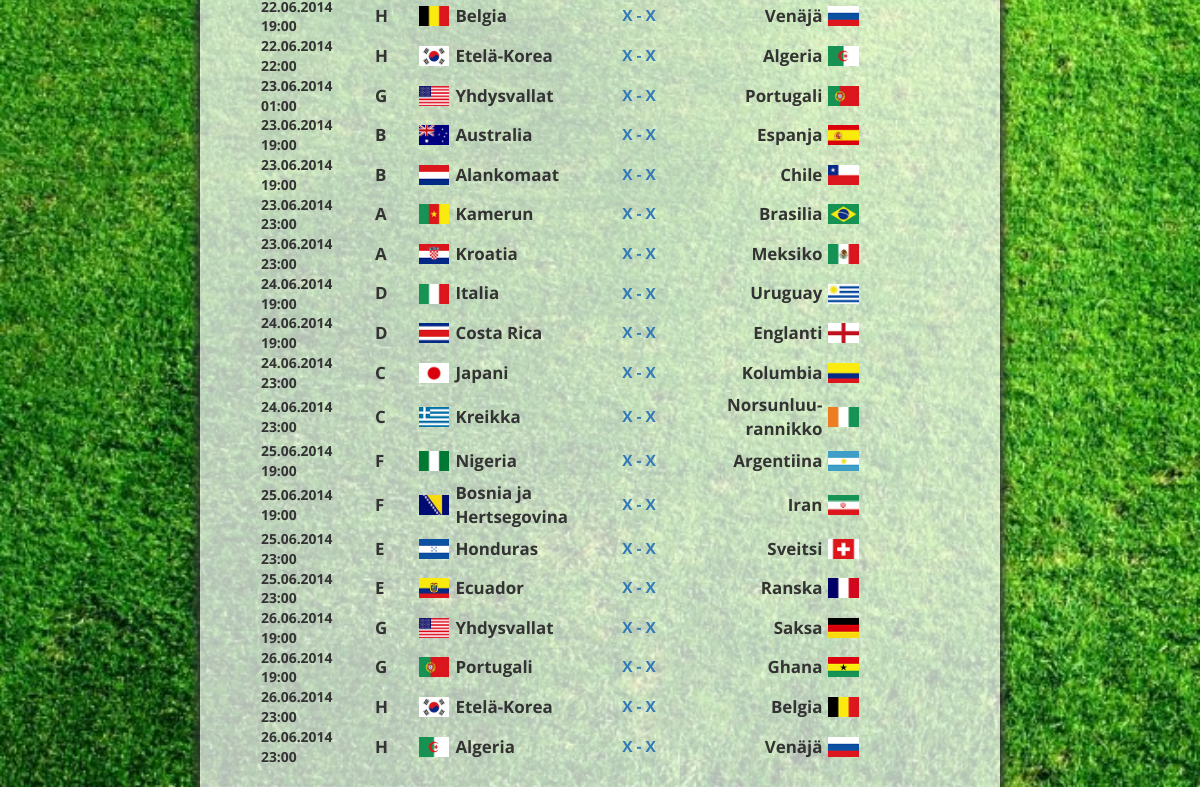
Page /allmatches/ (signed in, lower part) on the earlier database version.
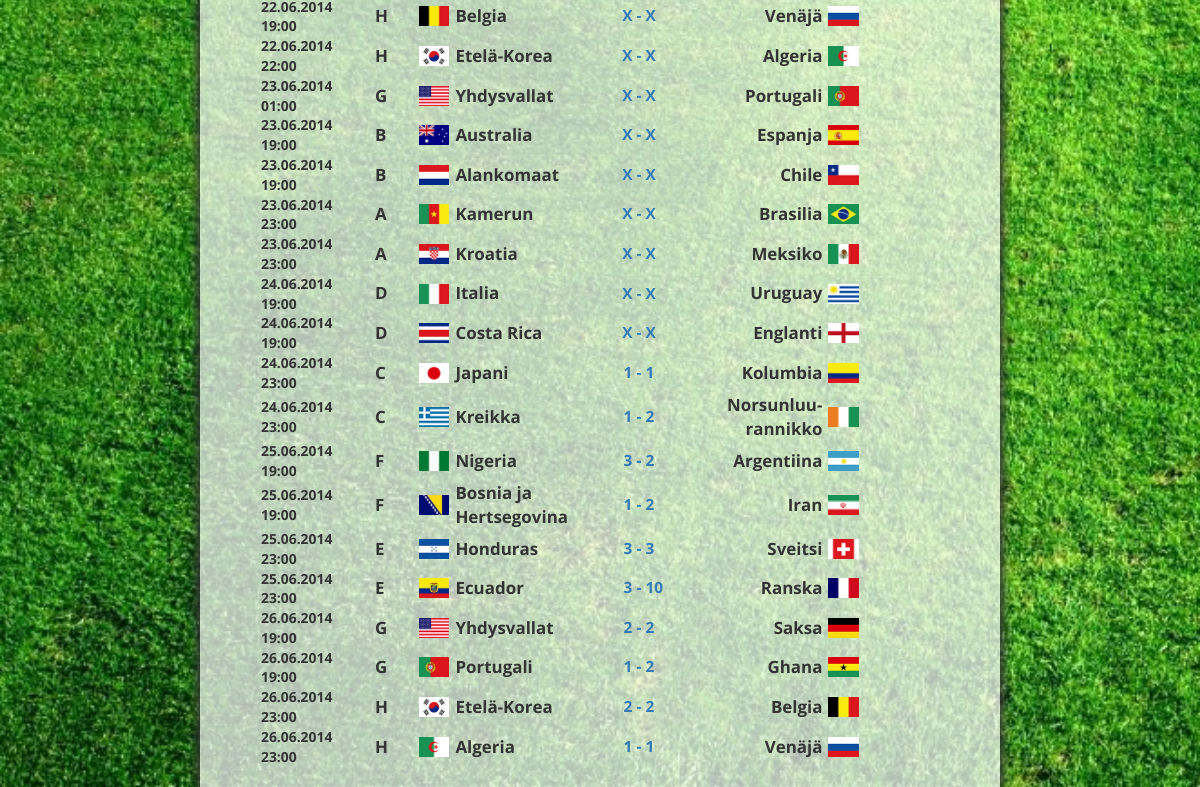
Same page on the later database version.
### app/models.py (models this page shows, shortened)
class Match(db.Model):
    __tablename__ = 'match'
    id = db.Column(db.Integer, primary_key=True)
    home_team_id = db.Column(db.Integer, db.ForeignKey('team.id'))
    away_team_id = db.Column(db.Integer, db.ForeignKey('team.id'))
    home_team = db.relationship("Team", foreign_keys=[home_team_id])
    away_team = db.relationship("Team", foreign_keys=[away_team_id])
    time = db.Column(db.DateTime)
    group_id = db.Column(db.Integer, db.ForeignKey('group.id'))
    group = db.relationship("Group")
    home_goals = db.Column(db.Integer)
    away_goals = db.Column(db.Integer)
    def get_date(self):
        date = self.time.strftime("%d.%m.%Y")
        return date
    def get_time(self):
        time = self.time.strftime("%H:%M")
        return time

class Group(db.Model):
    __tablename__ = 'group'
    id = db.Column(db.Integer, primary_key=True)
    name = db.Column(db.String(1))
    teams = db.relationship("Team", foreign_keys="Team.group_id")
    winner_id = db.Column(db.Integer)
    runner_up_id = db.Column(db.Integer)

class Team(db.Model):
    __tablename__ = 'team'
    id = db.Column(db.Integer, primary_key=True)
    name = db.Column(db.String(50))
    short = db.Column(db.String(3))
    group_id = db.Column(db.Integer, db.ForeignKey('group.id'))
    quarter_finalist_id = db.Column(db.Integer, db.ForeignKey('knockout_teams.id'))
    semi_finalist_id = db.Column(db.Integer, db.ForeignKey('knockout_teams.id'))
    gold_id = db.Column(db.Integer, db.ForeignKey('knockout_teams.id'))
    silver_id = db.Column(db.Integer, db.ForeignKey('knockout_teams.id'))
    bronze_id = db.Column(db.Integer, db.ForeignKey('knockout_teams.id'))

### app/views.py (the view)
@app.route('/allmatches/', methods=['GET', 'POST'])
@login_required
def all_matches():
    matches = Match.query.order_by(Match.time)
    return render_template("allmatches.html", current_user=current_user, matches=matches)

### app/models.py (called while the page is built)
    def is_authenticated(self):
        return True

### app/views.py (called while the page is built)
@app.before_request
def before_request():
    g.user = current_user

@login_manager.user_loader
def load_user(id):
    return User.query.get(int(id))

### app/templates/allmatches.html (shortened to what this page needs)
{% extends "base.html" %}
{% block content %}
<div class="index">
    {% for match in matches %}
    <div class="next-match">
        <div class="match-time">{{match.get_date()}} {{match.get_time()}}</div>
        <div class="match-group">{{match.group.name}}</div>
        <img class="match-flag" src="../static/images/flags/{{match.home_team.short}}.png">
        {% if match.home_team.name!='Norsunluurannikko' %}
        <div class="match-home-team">{{match.home_team.name}}</div>
        {% else %}
        <div class="match-home-team">Norsunluu-rannikko</div>
        {% endif %}
        {% if current_user.role==1 %}
        <a href="{{ url_for('set_match_result', id=match.id) }}">
        {% endif %}
        {% if match.home_goals != None %}
        <span class="home-goals">{{match.home_goals}}</span>
        {% else %}
        <span class="home-goals">X</span>
        {% endif %}
        <span class="line">-</span>
        {% if match.away_goals != None %}
        <span class="away-goals">{{match.away_goals}}</span>
        {% else %}
        <span class="away-goals">X</span>
        {% endif %}
        {% if current_user.role==1 %}
        </a>
        {% endif %}
        {% if match.away_team.name!='Norsunluurannikko' %}
        <div class="match-away-team">{{match.away_team.name}}</div>
        {% else %}
        <div class="match-away-team">Norsunluu-rannikko</div>
        {% endif %}
        <img class="match-flag" src="../static/images/flags/{{match.away_team.short}}.png">
    </div>
    {% endfor %}
</div>
{% endblock %}

### app/templates/base.html (shortened to what this page needs)
<html>
  <head>
    {% block css %}
    <link rel="stylesheet" href="/static/css/main.css" />
    <link rel="stylesheet" href="//netdna.bootstrapcdn.com/bootstrap/3.1.1/css/bootstrap.min.css">
    {% endblock %}
  </head>
  <body>
    <div class="content-container">
      <div class="center-div">
        <div class="center-cont">{% block content %}{% endblock %}
        </div>
      </div>
    </div>
  </body>
</html>

### app/static/css/main.css (style rules this page uses)
html, body { margin: 0; font-family: 'Open Sans', sans-serif !important; background: url('../images/grass.jpg') no-repeat fixed; -webkit-background-size: cover; -moz-background-size: cover; -o-background-size: cover; background-size: cover; }
.content-container { overflow: auto; }
.center-div { margin: 0 auto; width: 800px; }
.center-cont { padding: 20px; border: 1px solid rgba(255,255,255,0.1); background: rgba(255, 255, 255, 0.7); -webkit-box-shadow: -3px 0px 10px 0px #333, 3px 0px 10px 0px #333; -moz-box-shadow: -3px 0px 10px 0px #333, 3px 0px 10px 0px #333; box-shadow: -3px 0px 10px 0px #333, 3px 0px 10px 0px #333; font-size: 110%; min-height: calc(100% - 55px);; }
.index { padding: 0 40px 0 40px; }
.index .next-match { text-align: left; }
.index .match-time { width: 110px; display: inline-block; vertical-align: middle; font-size: 90%; font-weight: bold; text-align: left; }
.index .match-group { display: inline-block; vertical-align: middle; width: 40px; font-size: 110%; font-weight: bold; text-align: left; }
.index .match-home-team { display: inline-block; vertical-align: middle; width: 150px; font-weight: bold; font-size: 110%; padding-left: 2px; text-align: left; }
.index .match-away-team { display: inline-block; vertical-align: middle; width: 150px; font-weight: bold; font-size: 110%; text-align: right; padding-right: 2px; }
.index .next-match .home-goals { width: 25px; display: inline-block; text-align: right; font-weight: bold; vertical-align: middle; }
.index .next-match .line { display: inline-block; font-weight: bold; vertical-align: middle; }
.index .next-match .away-goals { width: 25px; display: inline-block; font-weight: bold; vertical-align: middle; }

Differences in the rows shown:
changed Match "Japani": home_goals (not shown) → "1"; away_goals (not shown) → "1"; no longer shows "X"
changed Match "Kreikka": home_goals (not shown) → "1"; away_goals (not shown) → "2"; no longer shows "X"
changed Match "Nigeria": home_goals (not shown) → "3"; away_goals (not shown) → "2"; no longer shows "X"
changed Match "Bosnia ja Hertsegovina": home_goals (not shown) → "1"; away_goals (not shown) → "2"; no longer shows "X"
changed Match "Honduras": home_goals (not shown) → "3"; away_goals (not shown) → "3"; no longer shows "X"
changed Match "Ecuador": home_goals (not shown) → "3"; away_goals (not shown) → "10"; no longer shows "X"
changed Match "Saksa": home_goals (not shown) → "2"; away_goals (not shown) → "2"; no longer shows "X"
changed Match "Ghana": home_goals (not shown) → "1"; away_goals (not shown) → "2"; no longer shows "X"
changed Match (number 18 of 19 on the later page): home_goals (not shown) → "2"; away_goals (not shown) → "2"; no longer shows "X"
changed Match (number 19 of 19 on the later page): home_goals (not shown) → "1"; away_goals (not shown) → "1"; no longer shows "X"
